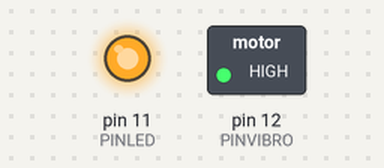
Simulated run of this sketch. Board: Arduino Uno, built with avr-gcc and run on an emulated ATmega328P. Parts: switched loads named in the sketch (green lamp = pin HIGH), output pins drawn as LEDs (lit = HIGH).

Above: at 0.05 s.
At 6.5 s:
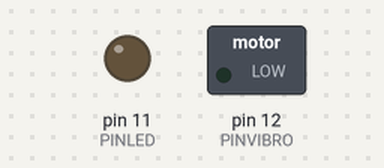
At 11.55 s:
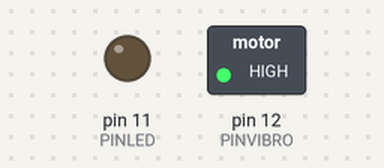
Timing chart, 0 to 11.8 s (numbered marks = the images above):
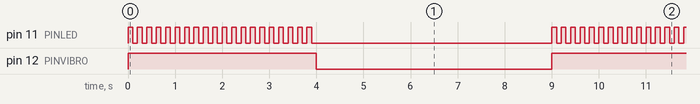

Measured:
- by itself, pin 11 (PINLED): repeats every 9.0 s: HIGH 0.10 s, LOW 5.1 s, 19 × (HIGH 0.10 s, LOW 0.10 s)
- by itself, pin 12 (PINVIBRO): alternates HIGH for 4.0 s and LOW for 5.0 s
- by itself, everything shown: repeats every 9.0 s, in 41 steps

The sketch:

test_palet.ino
```cpp
#include "Config.h"

void setup()
{
    pinMode(PINLED, OUTPUT);
    pinMode(PINVIBRO, OUTPUT);
}

void loop()
{
  Signal();
  delay(DELAY * 1000); // temps de desactivation
}

void Signal()
{
  digitalWrite(PINVIBRO, HIGH);
  for(int i=0; i<20; i++)
  {
    digitalWrite(PINLED, HIGH);
    delay(100);
    digitalWrite(PINLED, LOW);
    delay(100);
  }
  digitalWrite(PINVIBRO, LOW);
}
```

Config.h
```cpp
#ifndef _CONFIG
#define _CONFIG

int DELAY = 5; // temps de desactivation apres reception de trame
int PINLED = 11; // numero pin LED
int PINVIBRO = 12; // numero pin moteur vibration

#endif
```
